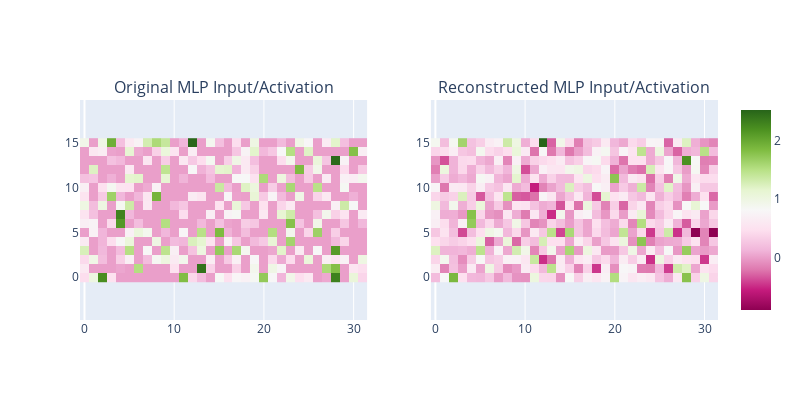

Here is the notebook cell this chart was saved with:
### Code cell
fig = make_subplots(
    rows=1,
    cols=2,
    subplot_titles=["Original MLP Input/Activation", "Reconstructed MLP Input/Activation"],
)

for i, img in enumerate([x[sample_idx], x_recon[sample_idx]], 1):
    fig.add_trace(px.imshow(img.reshape(16, 32)).data[0], row=1, col=i)

fig.update_layout(height=400, width=800, xaxis_scaleanchor="y", xaxis2_scaleanchor="y2")
fig.show()

print(f"Error: {F.mse_loss(x[sample_idx], x_recon[sample_idx], reduction='mean')}")

### Figure 1 — Plotly figure (JSON) as saved in the notebook; plotly's stock layout.template omitted (floating-point values rounded to 4 significant figures; data arrays with more than 128 entries replaced by an {"elided": "..."} marker saying what was removed)
{"data": [{"coloraxis": "coloraxis", "hovertemplate": "x: %{x}<br>y: %{y}<br>color: %{z}<extra></extra>", "name": "0", "type": "heatmap", "xaxis": "x", "yaxis": "y", "z": {"elided": "16x32 float values"}}, {"coloraxis": "coloraxis", "hovertemplate": "x: %{x}<br>y: %{y}<br>color: %{z}<extra></extra>", "name": "0", "type": "heatmap", "xaxis": "x2", "yaxis": "y2", "z": {"elided": "16x32 float values"}}], "layout": {"annotations": [{"font": {"size": 16}, "showarrow": false, "text": "Original MLP Input/Activation", "x": 0.225, "xanchor": "center", "xref": "paper", "y": 1, "yanchor": "bottom", "yref": "paper"}, {"font": {"size": 16}, "showarrow": false, "text": "Reconstructed MLP Input/Activation", "x": 0.775, "xanchor": "center", "xref": "paper", "y": 1, "yanchor": "bottom", "yref": "paper"}], "height": 400, "width": 800, "xaxis": {"anchor": "y", "domain": [0, 0.45], "scaleanchor": "y"}, "xaxis2": {"anchor": "y2", "domain": [0.55, 1], "scaleanchor": "y2"}, "yaxis": {"anchor": "x", "domain": [0, 1]}, "yaxis2": {"anchor": "x2", "domain": [0, 1]}}}
